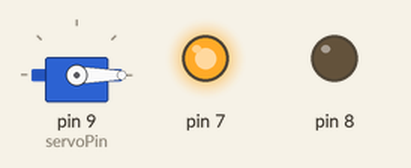
Simulated run of this sketch. Board: Arduino Uno, built with avr-gcc and run on an emulated ATmega328P. Shown: servo, output pins drawn as LEDs (lit = HIGH).

Above: at 0.1 s.
At 17.5 s:
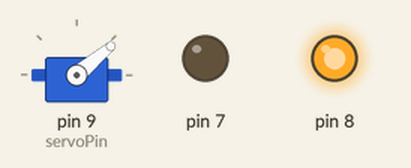
At 36.7 s:
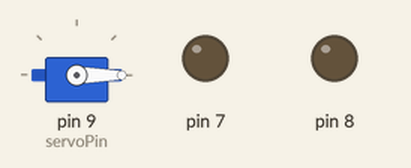
Timing chart, 0 to 38.2 s (numbered marks = the images above):
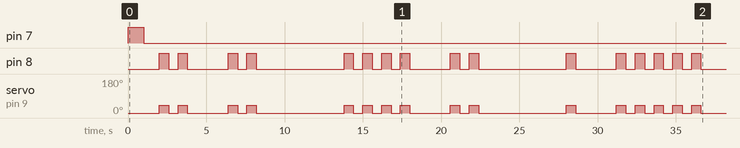

The sketch:

tapcodeforBellFastertap.ino
```cpp
// C++ code
//
#include <Servo.h>

Servo myservo;
#define servoPin 9

int angle = 0;
// use EF92A 180d analog micro servo. not the EF90D 360d digital servo, as this one keeps spinning during delay()
// https://github.com/greggelong/arduinoTapCode

// the Piezo seems to be messing with the servo so I am taking it out
// translate sentence with python code to save arduino memory
// I am using a bell and a faster tap
// need to wait for servo to move into positon with delay
// this set up seems to work
// need to add the translation from english to tap code
// from code on tinker cad


int s[] = {0, 22, 42, 15, 22, 0, 24, 43, 0, 22, 34, 34, 14}; //
void setup()
{
  myservo.attach(servoPin);
  pinMode(8, OUTPUT);
  pinMode(7, OUTPUT);
  //pinMode(3,OUTPUT);


}

void loop()
{
  for (int j = 0; j < 13; j++) {
    if (s[j] == 0) {
      // go backward for start of word
      // move servo
      myservo.write(0);
      // light green leg
      digitalWrite(7, HIGH);
      // piezo
      //analogWrite(3,20);

      //myservo.write(0);
      delay(1000);
      digitalWrite(7, LOW);
      //analogWrite(3,0);

    }
    else {
      delay(1000);
      // start tapping out letter in word
      // use math to get the number in 10s place
      int lttr = s[j];
      for (int i = 0; i < floor(lttr / 10); i++) {
        myservo.write(40);
        digitalWrite(8, HIGH);
        delay(600); //delay so servo gets there

        myservo.write(0);
        digitalWrite(8, LOW);
        delay(600);

      }
      // delay between letter half
      // use math to get the number in the 1s place
      delay(2000);

      for (int i = 0; i < lttr % 10; i++) {
        myservo.write(40);
        digitalWrite(8, HIGH);
        delay(600);


        myservo.write(0);

        digitalWrite(8, LOW);
        delay(600);
      }
      // delay between letters
      delay(4000);
    }
  }
}
```

Measured:
- by itself, pin 7: LOW → HIGH at 0.00 s, → LOW 1.0 s later
- by itself, pin 8: LOW → HIGH at 2.0 s, → LOW 0.60 s later, → HIGH 0.60 s later, → LOW 0.60 s later, … (32 changes in this stretch)
- by itself, servo on pin 9 (servoPin): 0° → 40° at 2.0 s, → 0° 0.60 s later, → 40° 0.60 s later, → 0° 0.60 s later, … (32 changes in this stretch)
